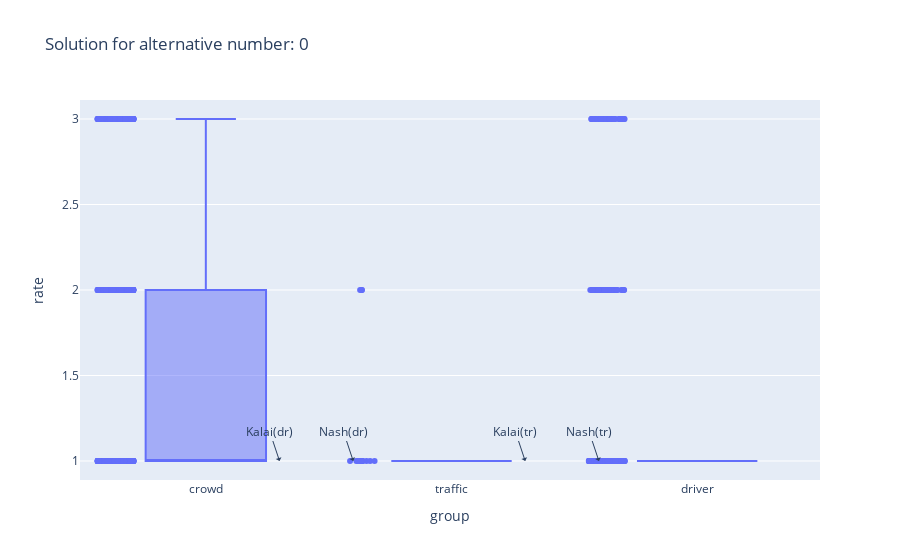

The notebook cell this image was saved under:
### Code cell
fig = px.box(df, x="group", y="rate", points="all", title=title)
grade_k_dr = all_detail_results[(all_detail_results['question_id'] == alt) & (all_detail_results['method'] == 'kalai') & (all_detail_results['data_set'] == 'driver') ]['optimal_grade'].item()
fig.add_annotation(x = 0.3, y = grade_k_dr,
            text="Kalai(dr)",
            showarrow=True,
            arrowhead=1
            )
grade_n_dr = all_detail_results[(all_detail_results['question_id'] == alt) & (all_detail_results['method'] == 'nash') & (all_detail_results['data_set'] == 'driver') ]['optimal_grade'].item()
fig.add_annotation(x=0.6, y=grade_n_dr,
            text="Nash(dr)",
            showarrow=True,
            arrowhead=1)

grade_k_tr = all_detail_results[(all_detail_results['question_id'] == alt) & (all_detail_results['method'] == 'kalai') & (all_detail_results['data_set'] == 'traffic') ]['optimal_grade'].item()
fig.add_annotation(x = 1.3, y = grade_k_tr,
            text="Kalai(tr)",
            showarrow=True,
            arrowhead=1
            )
grade_n_tr = all_detail_results[(all_detail_results['question_id'] == alt) & (all_detail_results['method'] == 'nash') & (all_detail_results['data_set'] == 'traffic') ]['optimal_grade'].item()
fig.add_annotation(x=1.6, y=grade_n_tr,
            text="Nash(tr)",
            showarrow=True,
            arrowhead=1)

fig.write_image("results_tx/fig1.png")

fig.show()

### Figure 1 — Plotly figure (JSON) as saved in the notebook; plotly's stock layout.template omitted (floating-point values rounded to 4 significant figures; data arrays with more than 128 entries replaced by an {"elided": "..."} marker saying what was removed)
{"data": [{"alignmentgroup": "True", "boxpoints": "all", "hovertemplate": "group=%{x}<br>rate=%{y}<extra></extra>", "legendgroup": "", "marker": {"color": "#636efa"}, "name": "", "notched": false, "offsetgroup": "", "orientation": "v", "showlegend": false, "type": "box", "x": {"elided": "1703 str values"}, "x0": " ", "xaxis": "x", "y": {"elided": "1703 int values"}, "y0": " ", "yaxis": "y"}], "layout": {"annotations": [{"arrowhead": 1, "showarrow": true, "text": "Kalai(dr)", "x": 0.3, "y": 1.0}, {"arrowhead": 1, "showarrow": true, "text": "Nash(dr)", "x": 0.6, "y": 1}, {"arrowhead": 1, "showarrow": true, "text": "Kalai(tr)", "x": 1.3, "y": 1.0}, {"arrowhead": 1, "showarrow": true, "text": "Nash(tr)", "x": 1.6, "y": 1}], "boxmode": "group", "legend": {"tracegroupgap": 0}, "title": {"text": "Solution for alternative number: 0"}, "xaxis": {"anchor": "y", "domain": [0, 1], "title": {"text": "group"}}, "yaxis": {"anchor": "x", "domain": [0, 1], "title": {"text": "rate"}}}}
